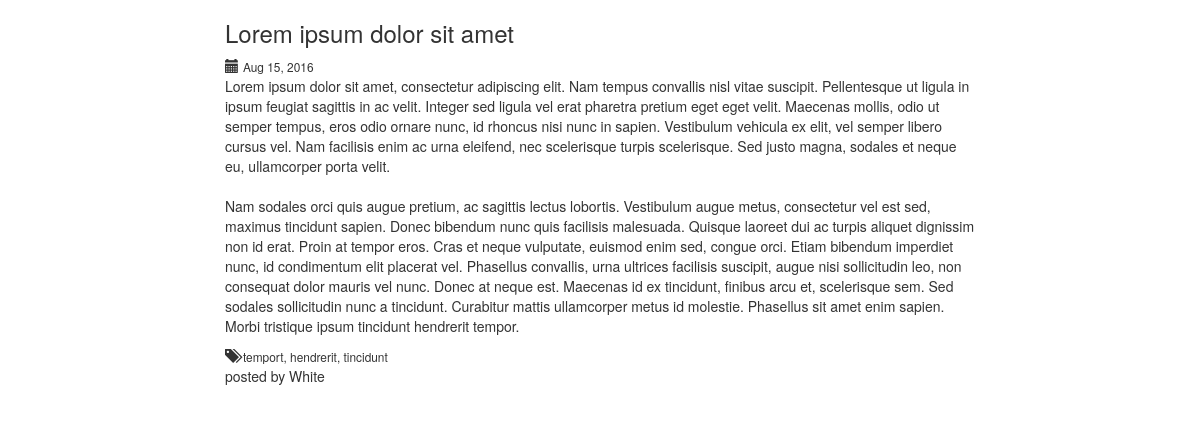
Page /blog/post/1/ on the committed database.
### blog/models.py (models this page shows, shortened)
class Post(models.Model):
    id = models.AutoField(primary_key=True)
    title = models.CharField(max_length=256)
    content = models.TextField()
    author = models.ForeignKey(Author)
    tags = models.CharField(max_length=128)
    published_date = models.DateTimeField(auto_now_add=True)
    update_date = models.DateTimeField(auto_now_add=True)
    approved = models.BooleanField(default=False)
    views = models.IntegerField(default=0)
    class Meta:
        verbose_name_plural = "Posts"
        ordering = ['published_date']

class Author(models.Model):
    id = models.AutoField(primary_key=True)
    nick = models.CharField(max_length=128)
    email = models.EmailField()
    class Meta:
        verbose_name_plural = "Authors"
        ordering = ['-nick']
    def __str__(self):
        return u'%s' % self.nick

### blog/views.py (the view)
# urls.py: url(r'^blog/post/(?P<pk>[0-9]+)/$', DetailPostView.as_view(template_name="blog/detail_post.html"), name='detail_view'),
class DetailPostView(DetailView):
    model = Post

### templates/blog/detail_post.html (shortened to what this page needs)
{% extends 'base.html' %}
{% block body_block %}
    <div class="container">
        <div class="row">
            <div class="col-md-offset-2 col-md-8 col-md-offset2">
                <div class="postTitle">
                    <h3>{{ post.title }}</h3>
                </div>
                <div class="postDate">
                    <span class="glyphicon glyphicon-calendar" aria-hidden="true"></span>
                    <small> {{ post.published_date|date:"M d, Y" }}</small>
                </div>
                <div class="postContent">
                    <p>{{ post.content|linebreaksbr }}</p>
                </div>
                <div class="postFooter">
                    <span class="glyphicon glyphicon-tags" aria-hidden="true"></span>
                    <small> {{ post.tags }}</small>
                    <div class="postAuthor">
                        <p>posted by {{ post.author }} </p>
                    </div>
                </div>
            </div>
        </div>
    </div>
{% endblock %}

### rows in the picture
Post: title "Lorem ipsum dolor sit amet", published_date "Aug 15, 2016", content "Lorem ipsum dolor sit amet, consectetur adipiscing elit. Nam tempus convallis nisl vitae suscipit. Pellentesque ut ligula in ipsum feugiat sagittis in ac velit. Integer sed ligula vel erat pharetra pretium eget eget velit. Maecenas mollis, odio ut semper tempus, eros odio ornare nunc, id rhoncus nisi nunc in sapien. Vestibulum vehicula ex elit, vel semper libero cursus vel. Nam facilisis enim ac urna eleifend, nec scelerisque turpis scelerisque. Sed justo magna, sodales et neque eu, ullamcorper porta velit. Nam sodales orci quis augue pretium, ac sagittis lectus lobortis. Vestibulum augue metus, consectetur vel est sed, maximus tincidunt sapien. Donec bibendum nunc quis facilisis malesuada.…", tags "temport, hendrerit, tincidunt", author "White"
